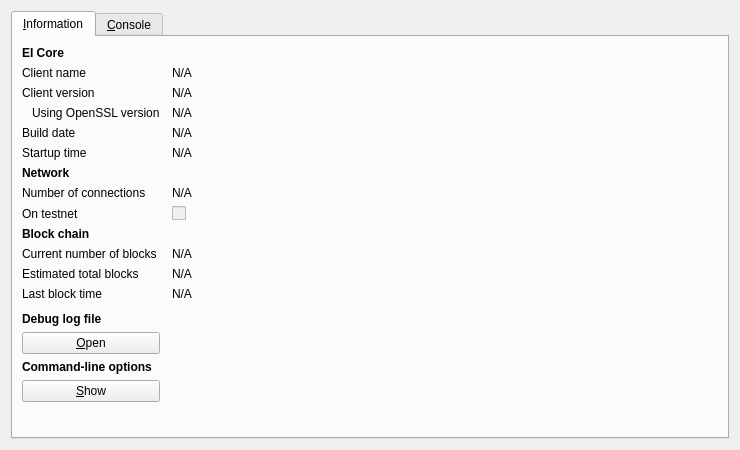
<?xml version="1.0" encoding="UTF-8"?>
<ui version="4.0">
 <class>RPCConsole</class>
 <widget class="QDialog" name="RPCConsole">
  <property name="geometry">
   <rect>
    <x>0</x>
    <y>0</y>
    <width>740</width>
    <height>450</height>
   </rect>
  </property>
  <property name="windowTitle">
   <string>EI - Debug window</string>
  </property>
  <layout class="QVBoxLayout" name="verticalLayout_2">
   <item>
    <widget class="QTabWidget" name="tabWidget">
     <property name="currentIndex">
      <number>0</number>
     </property>
     <widget class="QWidget" name="tab_info">
      <attribute name="title">
       <string>&amp;Information</string>
      </attribute>
      <layout class="QGridLayout" name="gridLayout" columnstretch="0,1">
       <property name="horizontalSpacing">
        <number>12</number>
       </property>
       <item row="0" column="0">
        <widget class="QLabel" name="label_9">
         <property name="font">
          <font>
           <weight>75</weight>
           <bold>true</bold>
          </font>
         </property>
         <property name="text">
          <string>EI Core</string>
         </property>
        </widget>
       </item>
       <item row="1" column="0">
        <widget class="QLabel" name="label_5">
         <property name="text">
          <string>Client name</string>
         </property>
        </widget>
       </item>
       <item row="1" column="1">
        <widget class="QLabel" name="clientName">
         <property name="cursor">
          <cursorShape>IBeamCursor</cursorShape>
         </property>
         <property name="text">
          <string>N/A</string>
         </property>
         <property name="textFormat">
          <enum>Qt::PlainText</enum>
         </property>
         <property name="textInteractionFlags">
          <set>Qt::LinksAccessibleByMouse|Qt::TextSelectableByKeyboard|Qt::TextSelectableByMouse</set>
         </property>
        </widget>
       </item>
       <item row="2" column="0">
        <widget class="QLabel" name="label_6">
         <property name="text">
          <string>Client version</string>
         </property>
        </widget>
       </item>
       <item row="2" column="1">
        <widget class="QLabel" name="clientVersion">
         <property name="cursor">
          <cursorShape>IBeamCursor</cursorShape>
         </property>
         <property name="text">
          <string>N/A</string>
         </property>
         <property name="textFormat">
          <enum>Qt::PlainText</enum>
         </property>
         <property name="textInteractionFlags">
          <set>Qt::LinksAccessibleByMouse|Qt::TextSelectableByKeyboard|Qt::TextSelectableByMouse</set>
         </property>
        </widget>
       </item>
       <item row="3" column="0">
        <widget class="QLabel" name="label_14">
         <property name="text">
          <string>Using OpenSSL version</string>
         </property>
         <property name="indent">
          <number>10</number>
         </property>
        </widget>
       </item>
       <item row="3" column="1">
        <widget class="QLabel" name="openSSLVersion">
         <property name="cursor">
          <cursorShape>IBeamCursor</cursorShape>
         </property>
         <property name="text">
          <string>N/A</string>
         </property>
         <property name="textFormat">
          <enum>Qt::PlainText</enum>
         </property>
         <property name="textInteractionFlags">
          <set>Qt::LinksAccessibleByMouse|Qt::TextSelectableByKeyboard|Qt::TextSelectableByMouse</set>
         </property>
        </widget>
       </item>
       <item row="4" column="0">
        <widget class="QLabel" name="label_12">
         <property name="text">
          <string>Build date</string>
         </property>
        </widget>
       </item>
       <item row="4" column="1">
        <widget class="QLabel" name="buildDate">
         <property name="cursor">
          <cursorShape>IBeamCursor</cursorShape>
         </property>
         <property name="text">
          <string>N/A</string>
         </property>
         <property name="textFormat">
          <enum>Qt::PlainText</enum>
         </property>
         <property name="textInteractionFlags">
          <set>Qt::LinksAccessibleByMouse|Qt::TextSelectableByKeyboard|Qt::TextSelectableByMouse</set>
         </property>
        </widget>
       </item>
       <item row="5" column="0">
        <widget class="QLabel" name="label_13">
         <property name="text">
          <string>Startup time</string>
         </property>
        </widget>
       </item>
       <item row="5" column="1">
        <widget class="QLabel" name="startupTime">
         <property name="cursor">
          <cursorShape>IBeamCursor</cursorShape>
         </property>
         <property name="text">
          <string>N/A</string>
         </property>
         <property name="textFormat">
          <enum>Qt::PlainText</enum>
         </property>
         <property name="textInteractionFlags">
          <set>Qt::LinksAccessibleByMouse|Qt::TextSelectableByKeyboard|Qt::TextSelectableByMouse</set>
         </property>
        </widget>
       </item>
       <item row="6" column="0">
        <widget class="QLabel" name="label_11">
         <property name="font">
          <font>
           <weight>75</weight>
           <bold>true</bold>
          </font>
         </property>
         <property name="text">
          <string>Network</string>
         </property>
        </widget>
       </item>
       <item row="7" column="0">
        <widget class="QLabel" name="label_7">
         <property name="text">
          <string>Number of connections</string>
         </property>
        </widget>
       </item>
       <item row="7" column="1">
        <widget class="QLabel" name="numberOfConnections">
         <property name="cursor">
          <cursorShape>IBeamCursor</cursorShape>
         </property>
         <property name="text">
          <string>N/A</string>
         </property>
         <property name="textFormat">
          <enum>Qt::PlainText</enum>
         </property>
         <property name="textInteractionFlags">
          <set>Qt::LinksAccessibleByMouse|Qt::TextSelectableByKeyboard|Qt::TextSelectableByMouse</set>
         </property>
        </widget>
       </item>
       <item row="8" column="0">
        <widget class="QLabel" name="label_8">
         <property name="text">
          <string>On testnet</string>
         </property>
        </widget>
       </item>
       <item row="8" column="1">
        <widget class="QCheckBox" name="isTestNet">
         <property name="enabled">
          <bool>false</bool>
         </property>
         <property name="text">
          <string/>
         </property>
        </widget>
       </item>
       <item row="9" column="0">
        <widget class="QLabel" name="label_10">
         <property name="font">
          <font>
           <weight>75</weight>
           <bold>true</bold>
          </font>
         </property>
         <property name="text">
          <string>Block chain</string>
         </property>
        </widget>
       </item>
       <item row="10" column="0">
        <widget class="QLabel" name="label_3">
         <property name="text">
          <string>Current number of blocks</string>
         </property>
        </widget>
       </item>
       <item row="10" column="1">
        <widget class="QLabel" name="numberOfBlocks">
         <property name="cursor">
          <cursorShape>IBeamCursor</cursorShape>
         </property>
         <property name="text">
          <string>N/A</string>
         </property>
         <property name="textFormat">
          <enum>Qt::PlainText</enum>
         </property>
         <property name="textInteractionFlags">
          <set>Qt::LinksAccessibleByMouse|Qt::TextSelectableByKeyboard|Qt::TextSelectableByMouse</set>
         </property>
        </widget>
       </item>
       <item row="11" column="0">
        <widget class="QLabel" name="label_4">
         <property name="text">
          <string>Estimated total blocks</string>
         </property>
        </widget>
       </item>
       <item row="11" column="1">
        <widget class="QLabel" name="totalBlocks">
         <property name="cursor">
          <cursorShape>IBeamCursor</cursorShape>
         </property>
         <property name="text">
          <string>N/A</string>
         </property>
         <property name="textFormat">
          <enum>Qt::PlainText</enum>
         </property>
         <property name="textInteractionFlags">
          <set>Qt::LinksAccessibleByMouse|Qt::TextSelectableByKeyboard|Qt::TextSelectableByMouse</set>
         </property>
        </widget>
       </item>
       <item row="12" column="0">
        <widget class="QLabel" name="label_2">
         <property name="text">
          <string>Last block time</string>
         </property>
        </widget>
       </item>
       <item row="12" column="1">
        <widget class="QLabel" name="lastBlockTime">
         <property name="cursor">
          <cursorShape>IBeamCursor</cursorShape>
         </property>
         <property name="text">
          <string>N/A</string>
         </property>
         <property name="textFormat">
          <enum>Qt::PlainText</enum>
         </property>
         <property name="textInteractionFlags">
          <set>Qt::LinksAccessibleByMouse|Qt::TextSelectableByKeyboard|Qt::TextSelectableByMouse</set>
         </property>
        </widget>
       </item>
       <item row="13" column="0">
        <spacer name="verticalSpacer_2">
         <property name="orientation">
          <enum>Qt::Vertical</enum>
         </property>
         <property name="sizeHint" stdset="0">
          <size>
           <width>20</width>
           <height>20</height>
          </size>
         </property>
        </spacer>
       </item>
       <item row="14" column="0">
        <widget class="QLabel" name="labelDebugLogfile">
         <property name="font">
          <font>
           <weight>75</weight>
           <bold>true</bold>
          </font>
         </property>
         <property name="text">
          <string>Debug log file</string>
         </property>
        </widget>
       </item>
       <item row="15" column="0">
        <widget class="QPushButton" name="openDebugLogfileButton">
         <property name="toolTip">
          <string>Open the EI debug log file from the current data directory. This can take a few seconds for large log files.</string>
         </property>
         <property name="text">
          <string>&amp;Open</string>
         </property>
         <property name="autoDefault">
          <bool>false</bool>
         </property>
        </widget>
       </item>
       <item row="16" column="0">
        <widget class="QLabel" name="labelCLOptions">
         <property name="font">
          <font>
           <weight>75</weight>
           <bold>true</bold>
          </font>
         </property>
         <property name="text">
          <string>Command-line options</string>
         </property>
        </widget>
       </item>
       <item row="17" column="0">
        <widget class="QPushButton" name="showCLOptionsButton">
         <property name="toolTip">
          <string>Show the EI-Qt help message to get a list with possible EI command-line options.</string>
         </property>
         <property name="text">
          <string>&amp;Show</string>
         </property>
         <property name="autoDefault">
          <bool>false</bool>
         </property>
        </widget>
       </item>
       <item row="18" column="0">
        <spacer name="verticalSpacer">
         <property name="orientation">
          <enum>Qt::Vertical</enum>
         </property>
         <property name="sizeHint" stdset="0">
          <size>
           <width>20</width>
           <height>40</height>
          </size>
         </property>
        </spacer>
       </item>
      </layout>
     </widget>
     <widget class="QWidget" name="tab_console">
      <attribute name="title">
       <string>&amp;Console</string>
      </attribute>
      <layout class="QVBoxLayout" name="verticalLayout_3">
       <property name="spacing">
        <number>3</number>
       </property>
       <item>
        <widget class="QTextEdit" name="messagesWidget">
         <property name="minimumSize">
          <size>
           <width>0</width>
           <height>100</height>
          </size>
         </property>
         <property name="readOnly">
          <bool>true</bool>
         </property>
         <property name="tabKeyNavigation" stdset="0">
          <bool>false</bool>
         </property>
         <property name="columnCount" stdset="0">
          <number>2</number>
         </property>
        </widget>
       </item>
       <item>
        <layout class="QHBoxLayout" name="horizontalLayout">
         <property name="spacing">
          <number>3</number>
         </property>
         <item>
          <widget class="QLabel" name="label">
           <property name="text">
            <string notr="true">&gt;</string>
           </property>
          </widget>
         </item>
         <item>
          <widget class="QLineEdit" name="lineEdit"/>
         </item>
         <item>
          <widget class="QPushButton" name="clearButton">
           <property name="maximumSize">
            <size>
             <width>24</width>
             <height>24</height>
            </size>
           </property>
           <property name="toolTip">
            <string>Clear console</string>
           </property>
           <property name="text">
            <string/>
           </property>
           <property name="icon">
            <iconset resource="../bitcoin.qrc">
             <normaloff>:/icons/remove</normaloff>:/icons/remove</iconset>
           </property>
           <property name="shortcut">
            <string notr="true">Ctrl+L</string>
           </property>
           <property name="autoDefault">
            <bool>false</bool>
           </property>
          </widget>
         </item>
        </layout>
       </item>
      </layout>
     </widget>
    </widget>
   </item>
  </layout>
 </widget>
 <resources>
  <include location="../bitcoin.qrc"/>
 </resources>
 <connections/>
</ui>
